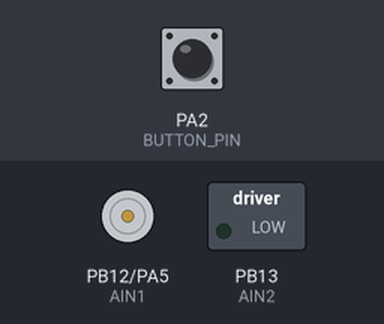
Bench run of a sketch on a simulated STM32 Blue Pill. Shown: direction and speed pins drawn as motors (green arrow = direction pin HIGH = forward, orange = LOW = backward, longer = more drive), switched loads named in the sketch (green lamp = pin HIGH). The inputs (shaded band) are chosen by the test bench; at power-on: PA2 (BUTTON_PIN) HIGH.

Above: at 1.2 s.
1.3 s: PA2 (BUTTON_PIN) pulled LOW for 0.15 s
At 2.3 s:
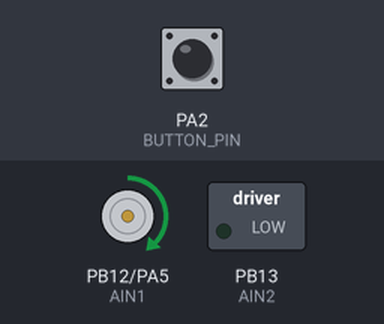
2.9 s: PA2 (BUTTON_PIN) pulled LOW for 1 s
At 3.5 s:
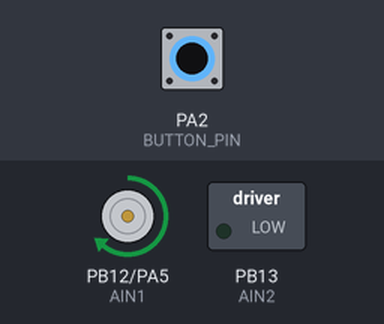
5.4 s: PA2 (BUTTON_PIN) pulled LOW for 0.15 s
At 6.6 s:
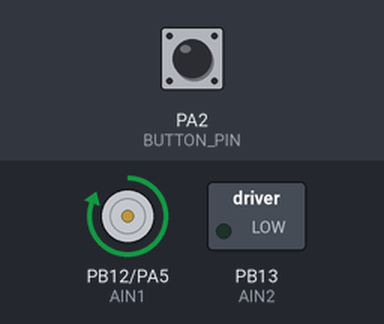
Timing chart, 0 to 8.4 s (numbered marks = the images above; inputs shaded):
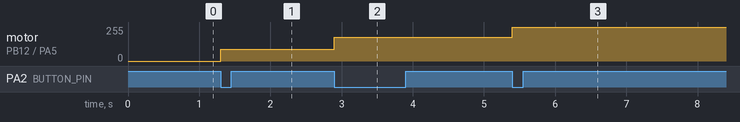

The sketch:

MultiSpeed_Fan.ino
```cpp
// 多档位风扇：按一下按键，档位循环切换
//   0 档（停） -> 1 档（低速） -> 2 档（中速） -> 3 档（高速） -> 回到 0 档
//
// 接线：
//   PB12 -> AIN1        PB13 -> AIN2        PA5 -> PWMA
//   PA2  -> 按键（另一端接 GND，启用内部上拉）
//   TB6612 的 STBY 接 3.3V，VM 接外部 5V 电源，外部电源 GND 与 STM32 GND 共地

#define AIN1 PB12
#define AIN2 PB13
#define PWMA PA5
#define BUTTON_PIN PA2

int fanLevel = 0; // 0~3 档
int lastButtonState = HIGH;

void setup() {
  pinMode(AIN1, OUTPUT);
  pinMode(AIN2, OUTPUT);
  pinMode(PWMA, OUTPUT);
  pinMode(BUTTON_PIN, INPUT_PULLUP); // 启用内部上拉
  setFanSpeed(0);                    // 上电先停住
}

void loop() {
  // 只在「按下的那一瞬间」切换档位，按住不放不会连续跳档
  int currentButtonState = digitalRead(BUTTON_PIN);
  if (currentButtonState == LOW && lastButtonState == HIGH) {
    fanLevel++;
    if (fanLevel > 3) fanLevel = 0;
    setFanSpeed(fanLevel);
    delay(50); // 软件消抖
  }
  lastButtonState = currentButtonState;
}

void setFanSpeed(int level) {
  digitalWrite(AIN1, HIGH); // AIN1=HIGH / AIN2=LOW -> 正转
  digitalWrite(AIN2, LOW);
  switch (level) {
    case 0: analogWrite(PWMA, 0);   break; // 停
    case 1: analogWrite(PWMA, 90);  break; // 低速
    case 2: analogWrite(PWMA, 180); break; // 中速
    case 3: analogWrite(PWMA, 255); break; // 高速
  }
}
```

Measured:
- after the input at 1.3 s, motor on PB12 (AIN1) / PA5 (PWMA): stopped → forward 90/255 at once
- after the input at 2.9 s, motor on PB12 (AIN1) / PA5 (PWMA): forward 90/255 → forward 180/255 at once
- after the input at 5.4 s, motor on PB12 (AIN1) / PA5 (PWMA): forward 180/255 → forward 255/255 at once
